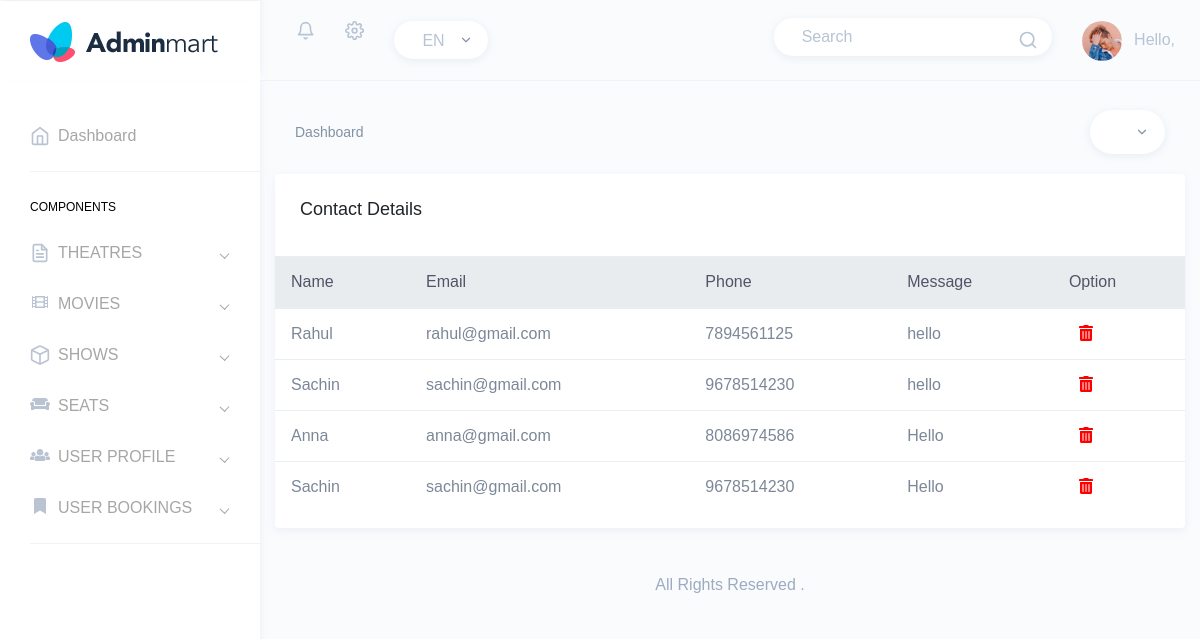
Page /Backend/display_contact/ on the committed database.
### Frontend/models.py (models this page shows)
class ContactDB(models.Model):
    Name = models.CharField(max_length=100,null=True,blank=True)
    Email = models.EmailField(max_length=100,null=True,blank=True)
    Phone = models.CharField(max_length=100,null=True,blank=True)
    Message = models.CharField(max_length=500,null=True,blank=True)

### Backend/views.py (the view)
# urls.py: path('display_contact/',views.display_contact,name="display_contact"),
def display_contact(request):
    data = ContactDB.objects.all()
    return render(request,"Display_Contact.html",{"data":data})

### Backend/templates/Display_Contact.html (shortened to what this page needs)
{% extends 'index.html' %}
{% block content %}
<html lang="en">
<head>
</head>
<body>
<div class="col-12" style="margin-top:20px;">
                        <div class="card">
                            <div class="card-body">
                                <h4 class="card-title">Contact Details</h4>
                            </div>
                            <div class="table-responsive">
                                <table class="table">
                                    <thead class="thead-light">
                                        <tr>
                                            <th scope="col">Name</th>
                                            <th scope="col">Email</th>
                                            <th scope="col">Phone</th>
                                            <th scope="col">Message</th>
                                            <th scope="col">Option</th>
                                        </tr>
                                    </thead>
                                    <tbody>
                                    {% for i in data %}
                                    <tr>
                                        <td>{{i.Name}}</td>
                                        <td>{{i.Email}}</td>
                                        <td>{{i.Phone}}</td>
                                        <td>{{i.Message}}</td>
                                        <td>
                                            <a href="{% url 'delete_contact' c_id=i.id %}">
                                                <i class="fas fa-trash-alt" style="color:red;padding-left:10px;"></i>
                                            </a>
                                        </td>
                                    </tr>
                                    {% endfor %}
                                    </tbody>
                                </table>
                            </div>
                        </div>
                    </div>
</body>
</html>
{% endblock %}

### rows in the picture
ContactDB: Name "Rahul", Email "rahul@gmail.com", Phone "7894561125", Message "hello"
ContactDB: Name "Sachin", Email "sachin@gmail.com", Phone "9678514230", Message "hello"
ContactDB: Name "Anna", Email "anna@gmail.com", Phone "8086974586", Message "Hello"
ContactDB: Name "Sachin", Email "sachin@gmail.com", Phone "9678514230", Message "Hello"
